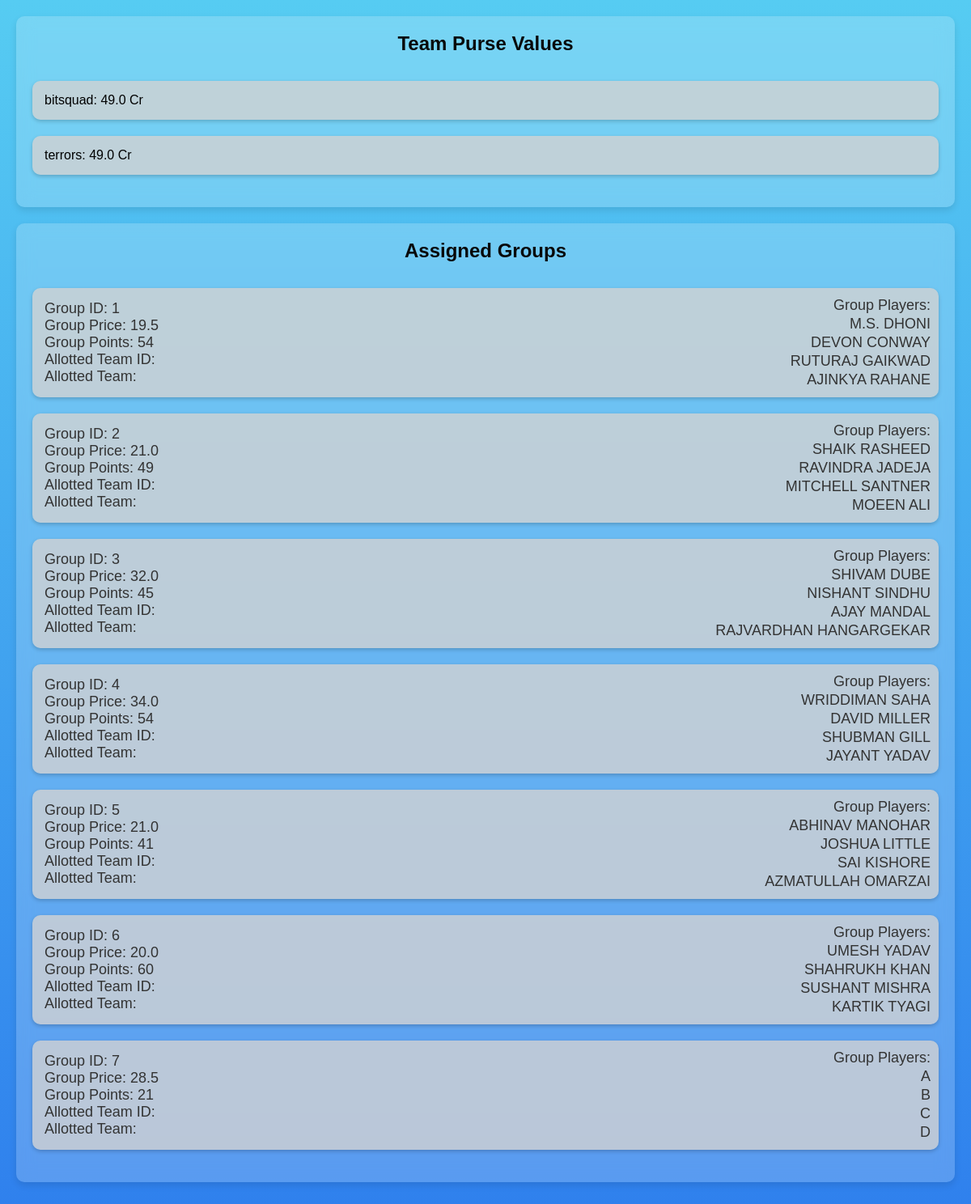
Before: /groups/ with the older database file.
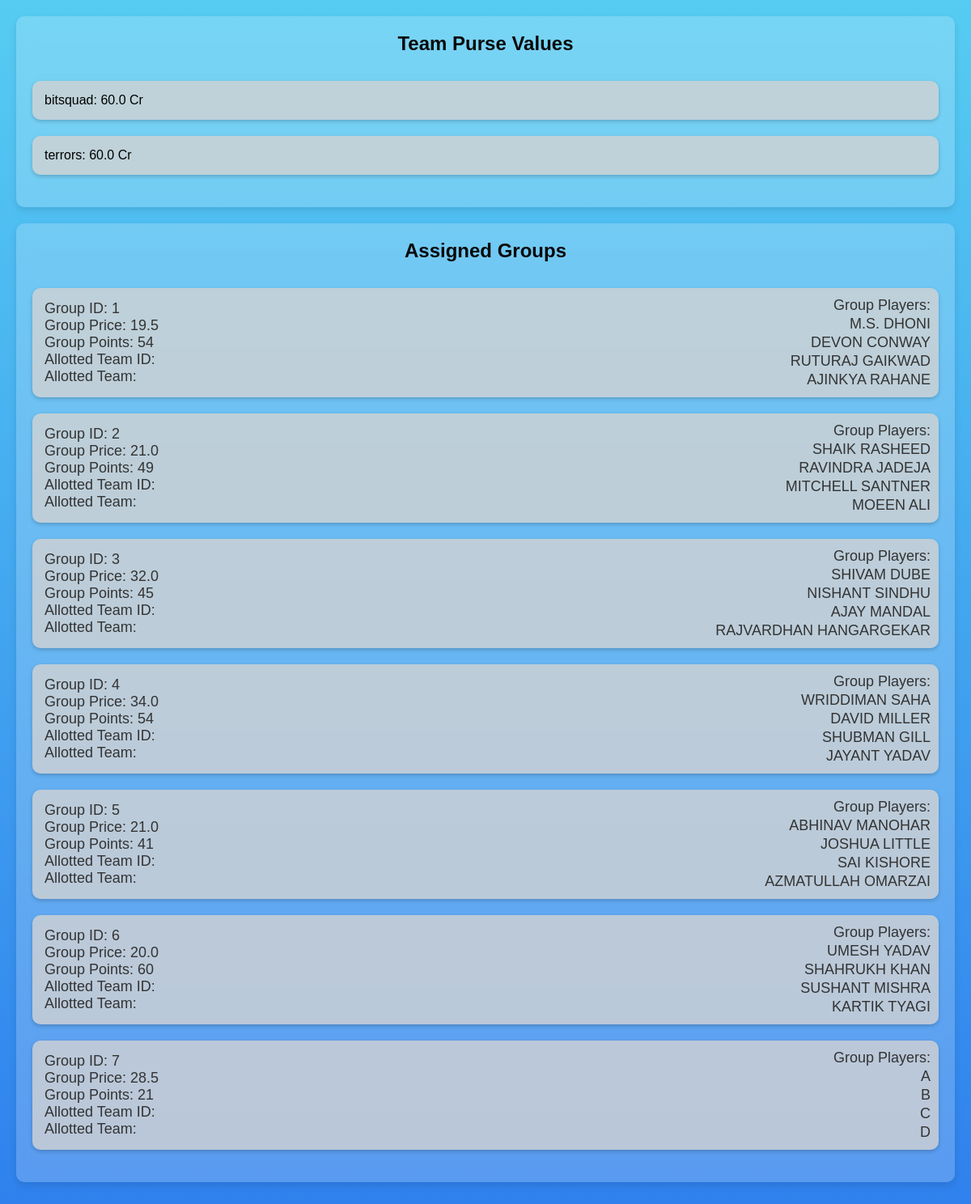
After: the same page with the newer database file.
### Teams/models.py (models this page shows, shortened)
class Team(models.Model):
   team_id = models.IntegerField(primary_key=True)
   team_name = models.CharField(max_length=40, null=False)
   correct_answers = models.IntegerField(default=0)  # Incremental Logic in VIEWS [To be Implemented]
   purse_value = models.FloatField(default=40)  # Calculation Logic in VIEWS [To be Implemented]
   points_scored = models.IntegerField(default=0)

### Teams/views.py (the view)
# urls.py: path('groups/', group_list, name='group_list'),
def group_list(request):
    teams = Team.objects.all()
    groups = Group.objects.all()
    for group in groups:
        group_stats = Stat.objects.filter(player__group=group)
        total_points = group_stats.aggregate(
            total_points=Sum('fielding') + Sum('bowling') + Sum('batting')
        )['total_points'] or 0  # Ensure 0 if no stats found
        group.group_points = total_points
        group.save()
    previous_assignment = request.session.get('existing_assignments', [])
    existing_assignments = set(group.group_id for group in groups if group.alloted_team_id is not None)
    for group in groups:
        if group.group_id in existing_assignments and group.group_id not in previous_assignment:
            team = Team.objects.get(team_id=group.alloted_team_id)
            team.purse_value -= group.group_price
            team.save()
    request.session['existing_assignments'] = list(existing_assignments)
    context = {
        'teams': teams,
        'groups': groups,
    }
    return render(request, 'group_list.html', context)

### Teams/templates/Teams/group_list.html (shortened to what this page needs)
{% load static %}
<!DOCTYPE html>
<html lang="en">
<head>
    <link rel="stylesheet" href="{% static 'Teams/group_list.css' %}">
</head>
<body>
    <div class="container">
        <div class="team-purse-container">
            <h2>Team Purse Values</h2>
            <ul>
                {% for team in teams %}
                <li>{{ team.team_name }}: {{ team.purse_value }} Cr</li>
                {% endfor %}
            </ul>
        </div>
        <div class="assigned-group-container">
            <h2>Assigned Groups</h2>
            <ul>
                {% for group in groups %}
                <li class="group-container">
                    <div class="group-info">
                        <form action="{% url 'group_list' %}" method="post">
                            Group ID: {{ group.group_id }}<br>
                            Group Price: {{ group.group_price }}<br>
                            Group Points: {{ group.group_points }}<br>
                            Allotted Team ID: {{ group.alloted_team.team_id }}<br>
                            Allotted Team: {{ group.alloted_team.team_name }}
                        </form>
                    </div>
                    <div class="player-names">
                        <p>Group Players:</p>
                        {% for player in group.players.all %}
                        <p>{{ player.player_name }}</p>
                        {% endfor %}
                    </div>
                </li>
                {% endfor %}
            </ul>
        </div>
    </div>
</body>
</html>

Changed rows visible on the page:
changed Team "bitsquad": purse_value "49.0" → "60.0"
changed Team "terrors": purse_value "49.0" → "60.0"
